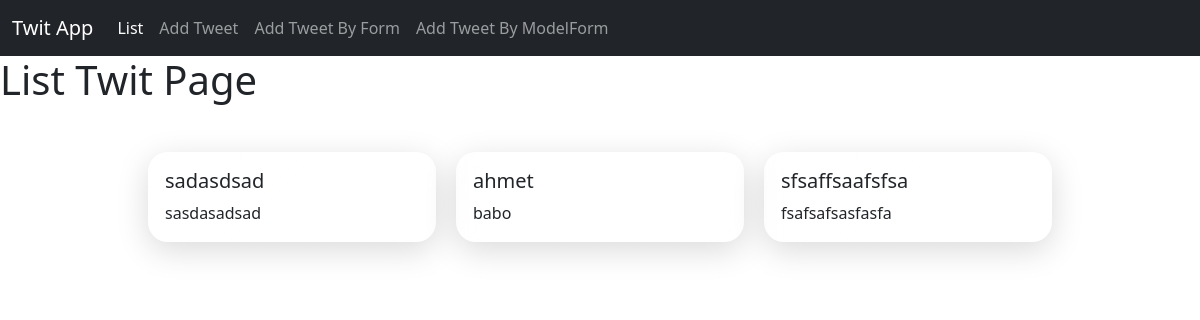
Before: / with the older database file.
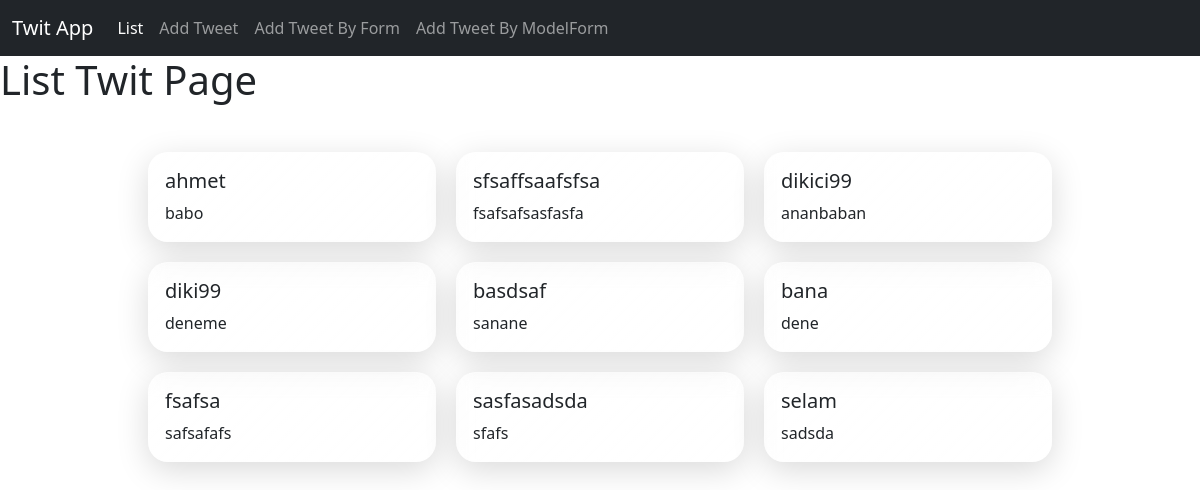
After: the same page with the newer database file.
### twitter_app/models.py (models this page shows, shortened)
class Twit(models.Model):
    nickname = models.CharField(max_length=50) # A field to store the nickname of the user
    content = models.CharField(max_length=280) # A field to store the content of the twit, limited to 280 characters

### twitter_app/views.py (the view)
# urls.py: path('', views.listtwits), #twit.com/ URL will be handled by the listtwits view
def listtwits(request):
    all_twits = models.Twit.objects.all() # Retrieve all Twit objects from the database
    twit_dict = {'twits': all_twits} # Create a dictionary to pass the twits to the template
    return render(request, 'twitter_app/listtwit.html',context=twit_dict) # Render the listtwit.html template with the twits context

### twitter_app/templates/twitter_app/listtwit.html
{% extends 'base.html' %} {% load static %} {% block content %}
<h1>List Twit Page</h1>
<div class="container mt-5">
  <div class="twit-grid">
    {% for twit in twits %}
    <div class="card glass-card" style="width: 18rem">
      <div class="card-body">
        <h5 class="card-title">{{ twit.nickname }}</h5>
        <p class="card-text">{{ twit.content }}</p>
      </div>
    </div>
    {% endfor %}
  </div>
</div>
{% endblock content %}

### templates/base.html (shortened to what this page needs)
{% load static %}
<!doctype html>
<html lang="en">
  <head>
    <link
      href="https://cdn.jsdelivr.net/npm/bootstrap@5.3.8/dist/css/bootstrap.min.css"
      rel="stylesheet"
    />
    <link rel="stylesheet" href="{% static 'twitter_app/customform.css' %}" />
  </head>
  <body>
    <nav class="navbar navbar-expand-lg navbar-dark bg-dark">
      <div class="container-fluid">
        <a class="navbar-brand" href="#">Twit App</a>
        <div class="collapse navbar-collapse" id="navbarNavAltMarkup">
          <div class="navbar-nav">
            <a
              class="nav-link active"
              aria-current="page"
              href="{% url 'twitter_app:listtwits' %}"
              >List</a
            >
            <a class="nav-link" href="{% url 'twitter_app:addtwit' %}"
              >Add Tweet</a
            >
            <a class="nav-link" href="{% url 'twitter_app:addtwitbyform' %}"
              >Add Tweet By Form</a
            >
            <a
              class="nav-link"
              href="{% url 'twitter_app:addtwitbymodelform' %}"
              >Add Tweet By ModelForm</a
            >
          </div>
        </div>
      </div>
    </nav>
    {% block content %} {% endblock content %}
  </body>
</html>

### twitter_app/static/twitter_app/customform.css (style rules this page uses)
body { background-image: url("/static/twitter_app/img/luqid.jpg"); background-size: cover; background-position: center; background-attachment: fixed; min-height: 100vh; }
body { background-image: url("img/luqid.jpg"); background-size: cover; background-position: center; background-attachment: fixed; min-height: 100vh; }
.glass-card { background: linear-gradient( 135deg, rgba(255, 255, 255, 0.2), rgba(255, 255, 255, 0.1) ) !important; backdrop-filter: blur(10px) !important; -webkit-backdrop-filter: blur(10px) !important; border-radius: 20px !important; border: 1px solid rgba(255, 255, 255, 0.2) !important; box-shadow: 0 8px 32px 0 rgba(0, 0, 0, 0.15) !important; transition: transform 0.3s ease, background 0.3s ease; }
.twit-grid { display: flex; flex-wrap: wrap; gap: 20px; justify-content: center; }

Changed rows visible on the page:
removed Twit: nickname "sadasdsad", content "sasdasadsad"
added Twit: nickname "dikici99", content "ananbaban"
added Twit: nickname "diki99", content "deneme"
added Twit: nickname "basdsaf", content "sanane"
added Twit: nickname "bana", content "dene"
added Twit: nickname "fsafsa", content "safsafafs"
added Twit: nickname "sasfasadsda", content "sfafs"
added Twit: nickname "selam", content "sadsda"
